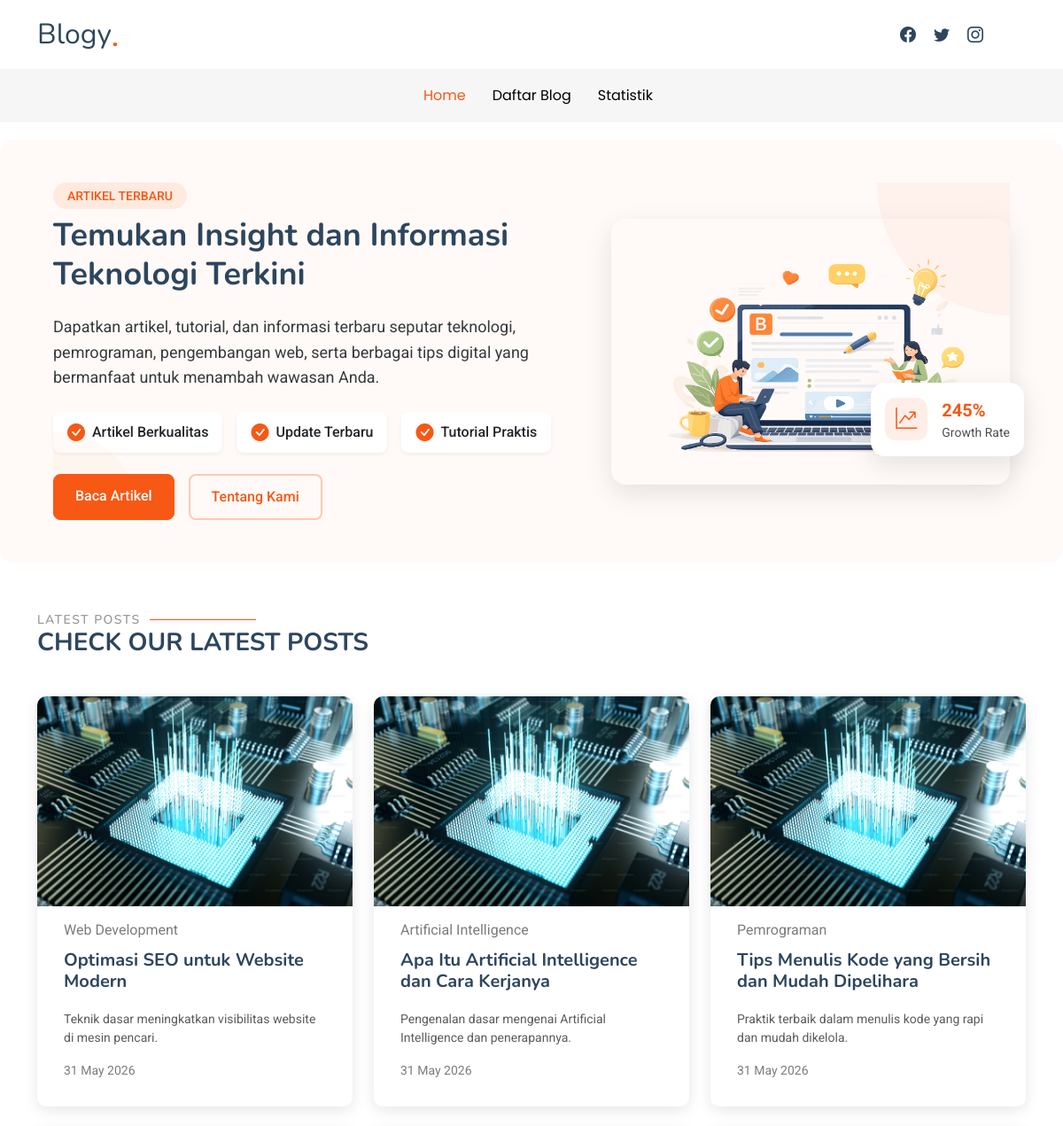
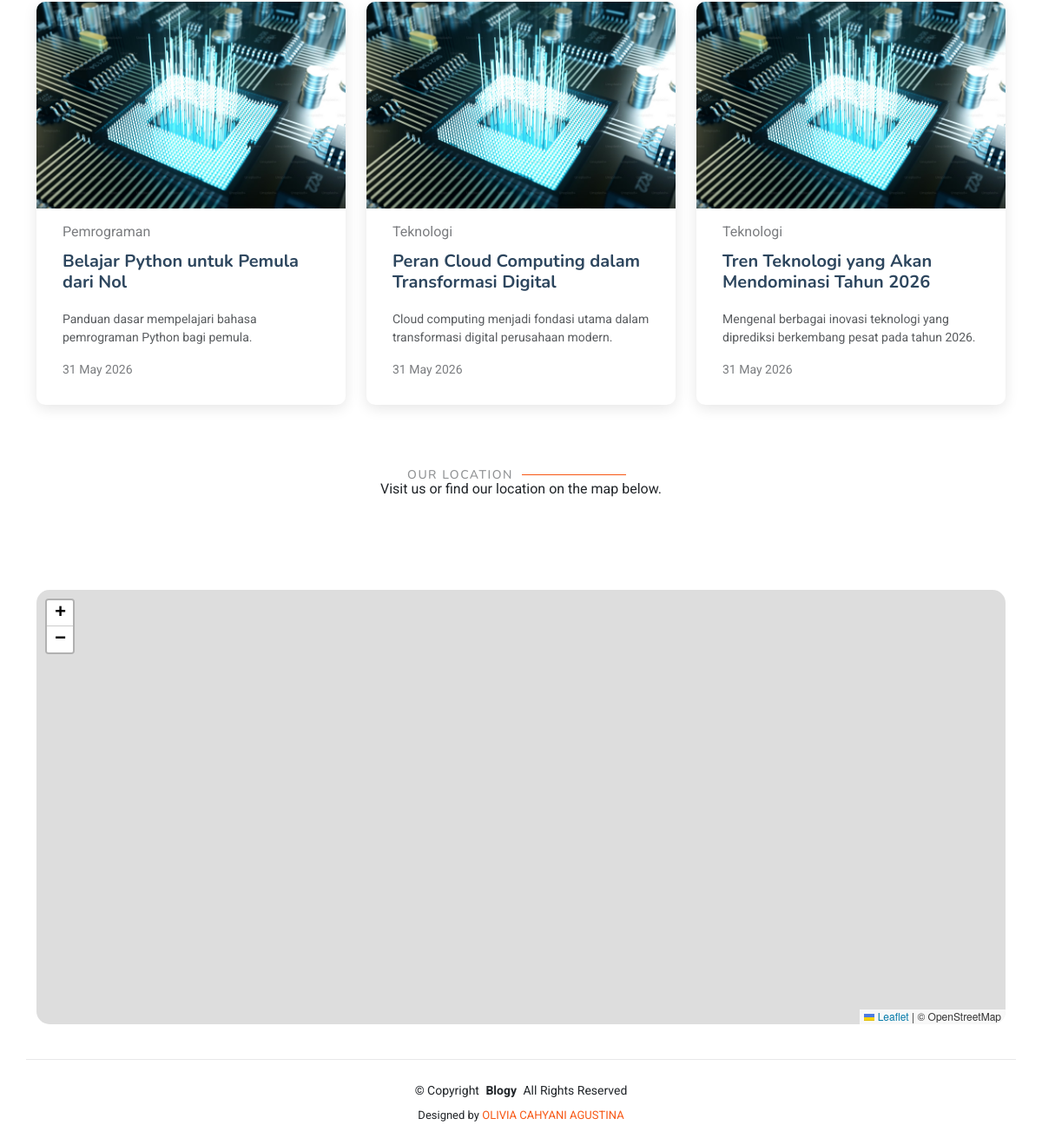
The page / on the database its author committed (2 pictures, top to bottom).
### blog/models.py (models this page shows, shortened)
class Post(models.Model):
    STATUS_CHOICES = (
        ('draft', 'Draft'),
        ('published', 'Published'),
    )
    title = models.CharField(
        max_length=255
    )
    slug = models.SlugField(
        max_length=300,
        unique=True,
        blank=True
    )
    category = models.ForeignKey(
        Category,
        on_delete=models.CASCADE,
        related_name='posts'
    )
    thumbnail = models.ImageField(
        upload_to='posts/',
        blank=True,
        null=True
    )
    excerpt = models.TextField(
        blank=True,
        null=True,
        help_text="Short description of the article"
    )
    content = models.TextField()
    views = models.PositiveIntegerField(
        default=0
    )
    status = models.CharField(
        max_length=10,
        choices=STATUS_CHOICES,
        default='draft'
    )
    created_at = models.DateTimeField(
        auto_now_add=True
    )
    updated_at = models.DateTimeField(
        auto_now=True
    )
    published_at = models.DateTimeField(
        blank=True,
        null=True
    )
    class Meta:
        verbose_name = "Post"
        verbose_name_plural = "Posts"
        ordering = ['-created_at']

class Category(models.Model):
    name = models.CharField(
        max_length=100,
        unique=True,
        verbose_name="Category Name"
    )
    slug = models.SlugField(
        max_length=120,
        unique=True,
        blank=True
    )
    description = models.TextField(
        blank=True,
        null=True
    )
    created_at = models.DateTimeField(
        auto_now_add=True
    )
    updated_at = models.DateTimeField(
        auto_now=True
    )
    class Meta:
        verbose_name = "Category"
        verbose_name_plural = "Categories"
        ordering = ['name']

### blog/views.py (the view)
# urls.py: path('', v.home, name='home'),
def home(request):
    latest_posts = Post.objects.filter(
        status='published'
    ).select_related('category').order_by('-published_at')[:6]
    context = {
        'latest_posts': latest_posts
    }
    return render(request, 'index.html', context)

### blog/templates/index.html (shortened to what this page needs)
<!DOCTYPE html>
<html lang="en">
  <head>
    {% load static %}
    <link href="{% static 'assets/vendor/bootstrap/css/bootstrap.min.css' %}" rel="stylesheet" />
    <link href="{% static 'assets/vendor/bootstrap-icons/bootstrap-icons.css' %}" rel="stylesheet" />
    <link href="{% static 'assets/vendor/aos/aos.css' %}" rel="stylesheet" />
    <link href="{% static 'assets/vendor/swiper/swiper-bundle.min.css' %}" rel="stylesheet" />
    <link href="{% static 'assets/vendor/glightbox/css/glightbox.min.css' %}" rel="stylesheet" />
    <link href="{% static 'assets/css/main.css' %}" rel="stylesheet" />
    <link rel="stylesheet" href="https://unpkg.com/leaflet@1.9.4/dist/leaflet.css" />
  </head>
  <body class="index-page">
    <header id="header" class="header position-relative">
      <div class="container-fluid container-xl position-relative">
        <div class="top-row d-flex align-items-center justify-content-between">
          <a href="index.html" class="logo d-flex align-items-end">
            <h1 class="sitename">Blogy</h1><span>.</span>
          </a>
          <div class="d-flex align-items-center">
            <div class="social-links">
              <a href="#" class="facebook"><i class="bi bi-facebook"></i></a>
              <a href="#" class="twitter"><i class="bi bi-twitter"></i></a>
              <a href="#" class="instagram"><i class="bi bi-instagram"></i></a>
            </div>
          </div>
        </div>
      </div>
      <div class="nav-wrap">
        <div class="container d-flex justify-content-center position-relative">
          <nav id="navmenu" class="navmenu">
            <ul>
              <li>
                <a href="{% url 'home' %}" class="active">Home</a>
              </li>
              <li>
                <a href="{% url 'blog' %}">Daftar Blog</a>
              </li>
              <li>
                <a href="{% url 'statistik' %}">Statistik</a>
              </li>
            </ul>
          </nav>
        </div>
      </div>
    </header>
    <main class="main">
      <section id="call-to-action-2" class="call-to-action-2 section">
        <div class="container" data-aos="fade-up" data-aos-delay="100">
          <div class="advertise-1 d-flex flex-column flex-lg-row gap-4 align-items-center position-relative">
            <div class="content-left flex-grow-1" data-aos="fade-right" data-aos-delay="200">
              <span class="badge text-uppercase mb-2">ARTIKEL TERBARU</span>
              <h2>Temukan Insight dan Informasi Teknologi Terkini</h2>
              <p class="my-4">Dapatkan artikel, tutorial, dan informasi terbaru seputar teknologi, pemrograman, pengembangan web, serta berbagai tips digital yang bermanfaat untuk menambah wawasan Anda.</p>
              <div class="features d-flex flex-wrap gap-3 mb-4">
                <div class="feature-item">
                  <i class="bi bi-check-circle-fill"></i>
                  <span>Artikel Berkualitas</span>
                </div>
                <div class="feature-item">
                  <i class="bi bi-check-circle-fill"></i>
                  <span>Update Terbaru</span>
                </div>
                <div class="feature-item">
                  <i class="bi bi-check-circle-fill"></i>
                  <span>Tutorial Praktis</span>
                </div>
              </div>
              <div class="cta-buttons d-flex flex-wrap gap-3">
                <a href="#" class="btn btn-primary">Baca Artikel</a>
                <a href="#" class="btn btn-outline">Tentang Kami</a>
              </div>
            </div>
            <div class="content-right position-relative" data-aos="fade-left" data-aos-delay="300">
              <img src="{% static 'assets/img/blog.png' %}" alt="Digital Platform" class="img-fluid rounded-4" />
              <div class="floating-card">
                <div class="card-icon">
                  <i class="bi bi-graph-up-arrow"></i>
                </div>
                <div class="card-content">
                  <span class="stats-number">245%</span>
                  <span class="stats-text">Growth Rate</span>
                </div>
              </div>
            </div>
            <div class="decoration">
            </div>
          </div>
        </div>
      </section>
      <section id="latest-posts" class="latest-posts section">
        <div class="container section-title" data-aos="fade-up">
          <h2>Latest Posts</h2>
          <div>
            <span>Check Our</span> <span class="description-title">Latest Posts</span>
          </div>
        </div>
        <div class="container" data-aos="fade-up" data-aos-delay="100">
          <div class="row gy-4">
            {% for post in latest_posts %}
              <div class="col-lg-4">
                <article>
                  <div class="post-img">
                    {% if post.thumbnail %}
                      <img src="{{ post.thumbnail.url }}" alt="{{ post.title }}" class="img-fluid" />
                    {% else %}
                      <img src="https://via.placeholder.com/600x400?text=Blogy" alt="{{ post.title }}" class="img-fluid" />
                    {% endif %}
                  </div>
                  <p class="post-category">{{ post.category.name }}</p>
                  <h2 class="title"><a href="{% url 'post_detail' post.slug %}">{{ post.title }}</a></h2>
                  <p class="small text-muted">{{ post.excerpt|truncatechars:100 }}</p>
                  <div class="post-meta">
                    <p class="post-date">
                      <time datetime="{{ post.published_at|date:'Y-m-d' }}">{{ post.published_at|date:'d M Y' }}</time>
                    </p>
                  </div>
                </article>
              </div>
            {% empty %}
              <div class="col-12 text-center">
                <p>Belum ada artikel yang dipublikasikan.</p>
              </div>
            {% endfor %}
          </div>
        </div>
      </section>
      <section id="location-map" class="section pt-3 pb-3">
        <div class="container" data-aos="fade-up">
          <div class="section-title text-center mb-5">
            <h2>Our Location</h2>
            <p>Visit us or find our location on the map below.</p>
          </div>
          <div class="row justify-content-center">
            <div class="col-lg-12">
              <div id="map" style="height: 500px; border-radius: 15px;"></div>
            </div>
          </div>
        </div>
      </section>
    </main>
    <footer id="footer" class="footer">
      <div class="container copyright text-center mt-4">
        <p>
          © <span>Copyright</span> <strong class="px-1 sitename">Blogy</strong> <span>All Rights Reserved</span>
        </p>
        <div class="credits">
          Designed by <a href="">OLIVIA CAHYANI AGUSTINA</a>
        </div>
      </div>
    </footer>
  </body>
</html>

### rows shown on the page
Post: thumbnail (picture), category.name "Web Development", title "Optimasi SEO untuk Website Modern", excerpt "Teknik dasar meningkatkan visibilitas website di mesin pencari.", published_at "31 May 2026"
Post: thumbnail (picture), category.name "Artificial Intelligence", title "Apa Itu Artificial Intelligence dan Cara Kerjanya", excerpt "Pengenalan dasar mengenai Artificial Intelligence dan penerapannya.", published_at "31 May 2026"
Post: thumbnail (picture), category.name "Pemrograman", title "Tips Menulis Kode yang Bersih dan Mudah Dipelihara", excerpt "Praktik terbaik dalam menulis kode yang rapi dan mudah dikelola.", published_at "31 May 2026"
Post: thumbnail (picture), category.name "Pemrograman", title "Belajar Python untuk Pemula dari Nol", excerpt "Panduan dasar mempelajari bahasa pemrograman Python bagi pemula.", published_at "31 May 2026"
Post: thumbnail (picture), category.name "Teknologi", title "Peran Cloud Computing dalam Transformasi Digital", excerpt "Cloud computing menjadi fondasi utama dalam transformasi digital perusahaan modern.", published_at "31 May 2026"
Post: thumbnail (picture), category.name "Teknologi", title "Tren Teknologi yang Akan Mendominasi Tahun 2026", excerpt "Mengenal berbagai inovasi teknologi yang diprediksi berkembang pesat pada tahun 2026.", published_at "31 May 2026"
